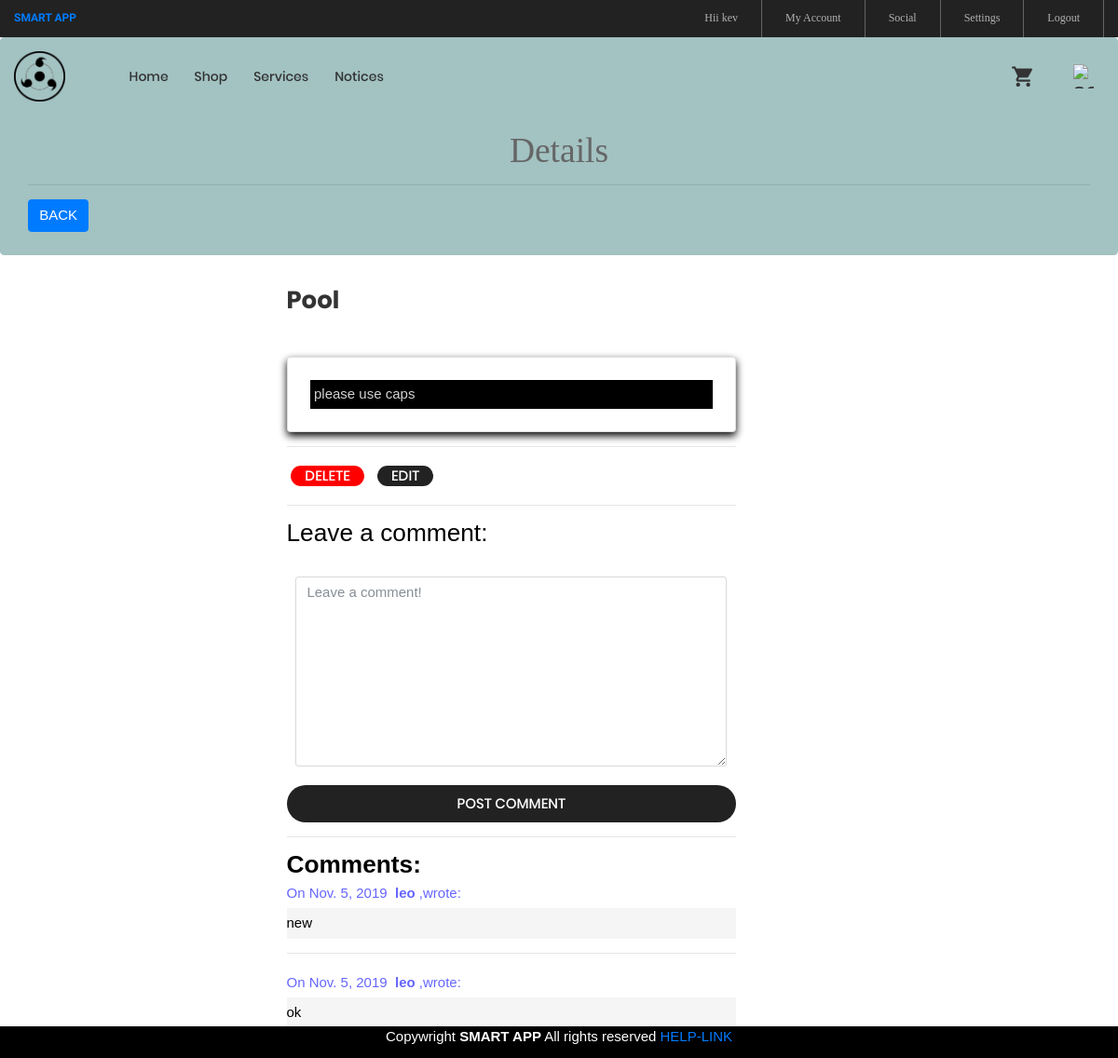
/1/ (signed in), run on the app's committed database.
### notice/models.py (models this page shows, shortened)
class Post(models.Model):
    title = models.CharField(max_length=255)
    aut = models.CharField(max_length=255 )
    body = models.TextField()
    created_on = models.DateTimeField(auto_now_add=True)
    last_modified = models.DateTimeField(auto_now=True)

class Comment(models.Model):
    author = models.CharField(max_length=60)
    body = models.TextField()
    created_on = models.DateTimeField(auto_now_add=True)
    post = models.ForeignKey('Post', on_delete=models.CASCADE)

### notice/views.py (the view, shortened to what this page needs)
# urls.py: path("<int:pk>/", views.blog_detail, name="b_detail"),
@login_required
def blog_detail(request, pk):
    post = Post.objects.get(pk=pk)
    print(request.user.username)
    form = CommentForm()
    comments = Comment.objects.filter(post=post).order_by('-created_on')
    aut=request.user.username
    context = {
        "post": post,
        "comments": comments,
        "form": form,
    }
    return render(request, "b_detail.html", context)

### notice/forms.py
class CommentForm(forms.Form):
    author = forms.CharField(
        max_length=60,
        widget=forms.TextInput(attrs={
            "class": "form-control",
            "placeholder": "Your Name"
        })
    )
    body = forms.CharField(widget=forms.Textarea(
        attrs={
            "class": "form-control",
            "placeholder": "Leave a comment!"
        })
    )

### templates/b_detail.html (shortened to what this page needs)
{% extends "base.html" %}
{% block page_content %}
<div class="jumbotron" style="background-color:#a3c2c2">
    <h1 style="font-family: 'Cormorant', serif;"><br><center>Details</center></h1>
    <hr>
    <h3><a class="btn btn-primary  pl " href="/h" style="float:left">BACK</a></h3>
</div>
<div class="row">
  <div class="col-md-3"></div>
<div  class="col-md-5" style="color:white">
    <h1 class="ltext-108 cl2 hov-cl1 trans-04">{{ post.title }}</h1>
    <h5>posted by : <b>{{ post.aut }}</b></h5>
    <small>
    </small>
    <div class="card p-3">
    <p style="background: black ; padding: 1%; margin :2%; color:lightgray">{{ post.body }}</p>
    </div>
    {% if user.username == post.aut or user.is_superuser %}
    <hr>
    <form action="delete" style="display: inline-block;margin: 1%">
        <button class="flex-c-m stext-101 cl0 size-90 bg5 bor2 hov-btn3 p-lr-15 trans-04" style="background-color: red">
                                    Delete
                                </button>
    </form>
    <form action="edit" style="display: inline-block;margin: 1%">
            <button class="flex-c-m stext-101 cl0 size-90 bg3 bor2 hov-btn3 p-lr-15 trans-04" >
                                    edit
                                </button>
        </form>
    {% endif %}
    <hr>
    <h3 style="color:black">Leave a comment:</h3>
    <form  method="post">
        <div class="form-group cl">
           <p  style="padding: 1%; margin :1%">{{ form.body }}</p>
        </div>
        <button class="flex-c-m stext-101 cl0 size-125 bg3 bor2 hov-btn3 p-lr-15 trans-04" onclick="this.disabled=true">
                                    Post Comment
                                </button>
    </form>
 <hr>
    <h3  class="cl" style="color:black"><b>Comments:</b></h3>
    {% for comment in comments %}
    <p  class="p-t-5" style="color:#6666ff">
        On {{comment.created_on.date }}&nbsp;
        <b>{{ user.username}}</b> ,wrote:
    </p>
    <p style="background-color: whitesmoke;color:black" class="p-t-5 p-b-5 m-t-5" >{{ comment.body }}</p>
    <hr>
      {% endfor %}
</div></div>
</div>
{% endblock %}

### templates/base.html (shortened to what this page needs)
{% load static	 %}
<!DOCTYPE html>
<html lang="en">
<head>
	<link rel="stylesheet" type="text/css" href="{% static 'vendor/bootstrap/css/bootstrap.min.css' %}">
	<link rel="stylesheet" type="text/css" href="{% static 'fonts/font-awesome-4.7.0/css/font-awesome.min.css' %}">
	<link rel="stylesheet" type="text/css" href="{% static 'fonts/iconic/css/material-design-iconic-font.min.css' %}">
	<link rel="stylesheet" type="text/css" href="{% static 'fonts/linearicons-v1.0.0/icon-font.min.css' %}">
	<link rel="stylesheet" type="text/css" href="{% static 'vendor/animate/animate.css' %}">
	<link rel="stylesheet" type="text/css" href="{% static 'vendor/css-hamburgers/hamburgers.min.css' %}">
	<link rel="stylesheet" type="text/css" href="{% static 'vendor/animsition/css/animsition.min.css' %}">
	<link rel="stylesheet" type="text/css" href="{% static 'vendor/select2/select2.min.css' %}">
	<link rel="stylesheet" type="text/css" href="{% static 'vendor/daterangepicker/daterangepicker.css' %}">
	<link rel="stylesheet" type="text/css" href="{% static 'vendor/slick/slick.css' %}">
	<link rel="stylesheet" type="text/css" href="{% static 'vendor/MagnificPopup/magnific-popup.css' %}">
	<link rel="stylesheet" type="text/css" href="{% static 'vendor/perfect-scrollbar/perfect-scrollbar.css' %}">
	<link rel="stylesheet" type="text/css" href="{% static 'css/util.css' %}">
	<link rel="stylesheet" type="text/css" href="{% static 'css/main.css' %}">
</head>
<body class="animsition">
	<header>
		<div class="container-menu-desktop">
			<div class="top-bar">
				<div class="content-topbar flex-sb-m h-full container">
					<div class="left-top-bar" style="font-family: Kaushan Script;color:  #9999ff;">
						<b><a href='/index'>SMART APP</a></b>
					</div>
					<div class="right-top-bar flex-w h-full">
						 {% if user.is_authenticated %}
						<a href="#" class="flex-c-m trans-04 p-lr-25" style="border-left: none">
							Hii {{user.first_name}}
						</a>
						<a href="/profile" class="flex-c-m trans-04 p-lr-25">
							My Account
						</a>
						<a href="/residents" class="flex-c-m trans-04 p-lr-25">
							Social
						</a>
						<a href="{% url 'password_change' %}"class="flex-c-m trans-04 p-lr-25">
							Settings
						</a>
						<a href="/accounts/logout" class="flex-c-m trans-04 p-lr-25">
							Logout
						</a>
						{% else %}
						<a href="/accounts/login" class="flex-c-m trans-04 p-lr-25">
							Login
						</a>
						{% endif %}
					</div>
				</div>
			</div>
			<div class="wrap-menu-desktop">
				<nav class="limiter-menu-desktop container">
					<a  class="logo" href='/index'>
						<img src="{% static 'images/logo.png' %}" alt="IMG-LOGO">
					</a>
					<div class="menu-desktop">
						<ul class="main-menu">
								<li>
								<a href="/index">Home</a>
							</li>
							<li>
								<a href="/shop">Shop</a>
							</li>
							<li >
								<a href="/req">Services</a>
							</li>
							<li>
								<a href="/h">Notices</a>
							</li>
						</ul>
					</div>
					<div class="wrap-icon-header flex-w flex-r-m">
						<div class="icon-header-item cl2 hov-cl1 trans-04 p-l-22 p-r-11 " >
							<a href="/list" class="dis-block icon-header-item cl2 hov-cl1 trans-04 p-l-22 p-r-11 " >
							<i class="zmdi zmdi-shopping-cart"></i>
						</a>
						</div>
						<a href="/show" class="dis-block icon-header-item cl2 hov-cl1 trans-04 p-l-22 p-r-11 " >
							 <img src="{% static 'images/service.png' %}" alt="service" style="width:22px;height:26px;float:right; " >
						</a>
					</div>
				</nav>
			</div>
		</div>
	</header>
	<div class="flex-container " style="margin-bottom: 8%">
{% block page_content %}
{% endblock %}
</div><body>
<div class="flex-container " style="background-color:black;color:white;position:fixed; left: 0; bottom: 0; width: 100%;z-index:3;height:3%;">
 <footer>
 <center>Copywright <b>SMART APP</b> All rights reserved <a href="https://www.google.co.in/">
  HELP-LINK</a></center>
</footer>
</div>
</body>
</html>

### signin/static/css/main.css (style rules this page uses)
.container { max-width: 1380px; }
@media (max-width: 1600px) { .container { max-width: 1200px; } }
.container-menu-desktop { height: auto; width: 100%; position: relative; -webkit-transition: all 0.3s; -o-transition: all 0.3s; -moz-transition: all 0.3s; transition: all 0.3s; }
.top-bar { height: 40px; background-color: #222; }
.left-top-bar { font-family: Poppins-Regular; font-size: 12px; line-height: 1.8; color: #b2b2b2; }
.right-top-bar a { font-family: Poppins-Regular; font-size: 12px; line-height: 1.8; height: 100%; color: #b2b2b2; border-right: 1px solid rgba(255,255,255,0.3); }
.right-top-bar a:first-child { border-left: 1px solid rgba(255,255,255,0.3); }
.wrap-menu-desktop { position: fixed; z-index: 1100; background-color: transparent; width: 100%; height: 84px; top: 40px; left: 0px; -webkit-transition: height 0.3s, background-color 0.3s; -o-transition: height 0.3s, background-color 0.3s; -moz-transition: height 0.3s, background-color 0.3s; transition: height 0.3s, background-color 0.3s; }
.limiter-menu-desktop { height: 100%; display: -webkit-box; display: -webkit-flex; display: -moz-box; display: -ms-flexbox; display: flex; align-items: center; background-color: transparent; }
.logo { display: -webkit-box; display: -webkit-flex; display: -moz-box; display: -ms-flexbox; display: flex; align-items: center; height: 65%; margin-right: 55px; }
.logo img { max-width: 100%; max-height: 100%; }
.menu-desktop { display: -webkit-box; display: -webkit-flex; display: -moz-box; display: -ms-flexbox; display: flex; align-items: center; height: 100%; }
.main-menu { list-style-type: none; margin: 0; display: -webkit-box; display: -webkit-flex; display: -moz-box; display: -ms-flexbox; display: flex; align-items: center; }
.main-menu > li { display: block; position: relative; padding: 20px 10px 20px 0px; margin: 0px 4px 0px 14px; }
.main-menu > li > a { font-family: Poppins-Medium; font-size: 14px; color: #333; padding: 5px 0px; transition: all 0.4s; -webkit-transition: all 0.4s; -o-transition: all 0.4s; -moz-transition: all 0.4s; }
.wrap-icon-header { flex-grow: 1; }
.icon-header-item { position: relative; font-size: 26px; line-height: 1; cursor: pointer; }
.cl0 { color: #fff; }
.cl2 { color: #333; }
.stext-101 { font-family: Poppins-Medium; font-size: 15px; line-height: 1.466667; text-transform: uppercase; }
.ltext-108 { font-family: Poppins-Bold; font-size: 26px; line-height: 1.3846; }
.size-125 { min-width: 100%; height: 40px; }
.bg3 { background-color: #222; }
.bg5 { background-color: rgba(0,0,0,0.5); }
.bor2 { border-radius: 20px; }

### templates/base.html (style rules this page uses)
.card { box-shadow: 0 4px 8px 0 rgb(7, 6, 6); transition: 0.3s; }

### data on the page
Post: title "Pool", body "please use caps"
Comment: created_on "Nov. 5, 2019", body "new"
Comment: created_on "Nov. 5, 2019", body "ok"

### other printed values
{{ user.first_name }} "kev"
{{ user.username }} "leo"
